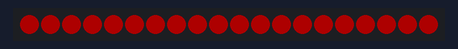
This program was run on a simulated CircuitPython board. Parts: 20 RGB LEDs in strip order, left to right. Dim RGB values are drawn brighter than linear; what the program prints to the serial console is not drawn.

Above: at 1.0 s.
At 3.0 s:
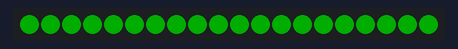
At 5.1 s:
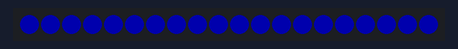
At 6.1 s:
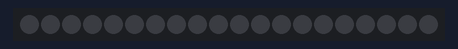

The program:

ledtest.py
```python
import time
import board
import neopixel

# 💡 본인의 실제 LED 개수에 맞게 수정하세요! (예: 10개만 테스트하려면 10)
LED_COUNT = 20
LED_PIN = board.D18   # GPIO 18번 사용
BRIGHTNESS = 0.2      # 눈부심 방지용 밝기 20% 제한 (0.0 ~ 1.0)

# 네오픽셀 스트립 초기화 (GRB 순서 표준 제품 기준)
pixels = neopixel.NeoPixel(
    LED_PIN,
    LED_COUNT,
    brightness=BRIGHTNESS,
    auto_write=False,
    pixel_order=neopixel.GRB
)

def color_wipe(color, wait):
    """LED를 하나씩 순서대로 지정한 색으로 채우는 함수"""
    for i in range(len(pixels)):
        pixels[i] = color
        pixels.show()
        time.sleep(wait)

if __name__ == "__main__":
    print("🚀 3선식 RGB 스트립 테스트 시작 (종료하려면 Ctrl + C)")
    try:
        while True:
            # 🔴 빨간색 쭈르륵 켜지기
            print("🔴 빨간색 켜는 중...")
            color_wipe((255, 0, 0), 0.05)
            time.sleep(1)

            # 🟢 초록색 쭈르륵 켜지기
            print("🟢 초록색 켜는 중...")
            color_wipe((0, 255, 0), 0.05)
            time.sleep(1)

            # 🔵 파랑색 쭈르륵 켜지기
            print("🔵 파란색 켜는 중...")
            color_wipe((0, 0, 255), 0.05)
            time.sleep(1)

            # ⚪ 전체 소등 후 잠시 대기
            print("⚫ 잠시 소등...")
            pixels.fill((0, 0, 0))
            pixels.show()
            time.sleep(1)

    except KeyboardInterrupt:
        # Ctrl + C로 종료 시 안전하게 불 끄기
        pixels.fill((0, 0, 0))
        pixels.show()
        print("\n👋 테스트를 종료하고 LED를 끕니다.")
```

Measured:
- by itself, everything shown: repeats every 7.1 s, in 61 steps
- what the display in image 2 shows lasts 1.1 s, from 5.0 s to 6.1 s
